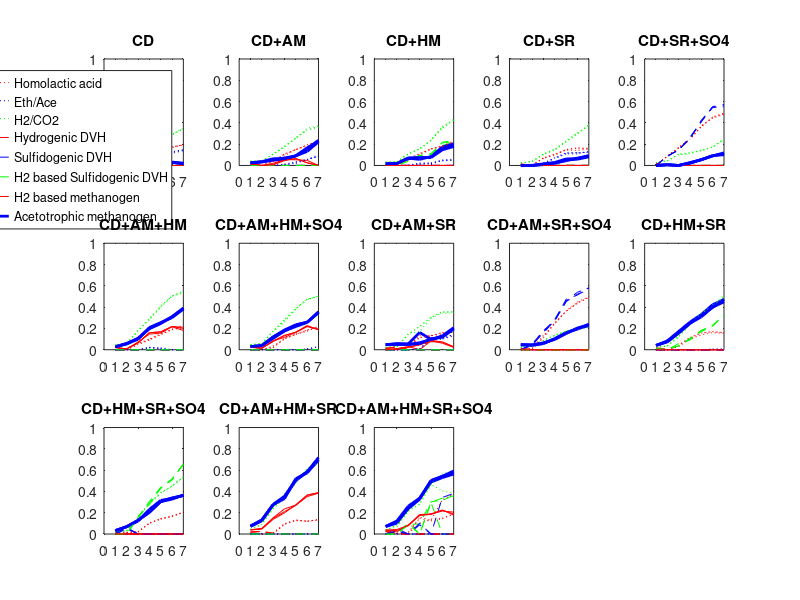

Reproduce this figure in MATLAB.
clear; clc
% copy and paste data from "mMole" tab in "balance_calculation"
data=[0.023876778	0.025063889	0.024173556	0.070261111	0.071679778	0.071679778	0.829298003	0.778314194	0.800909292	0	0	0	0	0	0	0.067179453	0.06888266	0.068031078	0	0	0	0	0	0	0.122284632	0.127540621	0.136399286	0.049167635	0.055606439	0.05649315	0	0	0	0	0	0
0.039322678	0.0646675	0.060571967	0.164712556	0.161662422	0.157583756	1.092988581	1.041541283	1.11361385	0	0	0	0	0	0	0.08784366	0.086797015	0.086845574	0.032146032	0.031902568	0.032104636	0	0	0	0.125402883	0.132110406	0.128566327	0.052400055	0.054211897	0.057790219	0	0	0	0	0	0
0.201495511	0.217788611	0.229466817	0.201051867	0.1927172	0.193816667	1.403143949	1.392831315	1.406996703	0.00015326	4.01E-05	0.000136749	0	0	0	0.180589224	0.186208117	0.181959614	0.075598918	0.068376791	0.071236047	0	0	0	0.362638122	0.312795445	0.352051363	0.187095091	0.171522887	0.186881984	0	0	0	0	0	0
0.630590278	0.598093111	0.614697828	0.222246911	0.220899178	0.220908044	1.663532167	1.668224995	1.676799544	0.001072403	0.001054881	0.00105487	0.003840183	0.003840183	0.003840183	0.293434348	0.283971928	0.296690775	0.115493397	0.1199209	0.117639198	0.001431563	0.001431563	0.001431563	0.522024234	0.50756422	0.527449187	0.331606185	0.322186571	0.333707693	0	0	0	0	0	0
0.717500267	0.725572622	0.732784322	0.120443556	0.119503689	0.116613156	1.900687989	1.898138799	1.882843656	0.002354124	0.002457275	0.002408427	0.006709121	0.00635006	0.00668644	0.445829276	0.425146135	0.446163448	0.170887988	0.170992582	0.17087234	0.001770203	0.001751325	0.001397143	0.836267725	0.76678187	0.834901043	0.510714634	0.494271865	0.526139063	0	0	0	0	0	0
0.925762689	0.928077556	0.927320772	0.108166933	0.1051966	0.106562067	2.110324143	2.084600493	2.0998377	0.000344343	0.000343917	0.000346858	0.005505363	0.005411231	0.005468454	0.611318572	0.61691862	0.620612677	0.231595707	0.228715564	0.219115494	0.002521558	0.002257447	0.003057881	1.170385602	1.123453709	1.155637569	0.82327836	0.830909792	0.830611525	0	0	0	0	0	0
1.024187656	1.027511567	1.021501817	0.111070044	0.107549978	0.110608978	2.352983899	2.404257389	2.372798061	0.000344343	0.000343917	0.000346858	0.002358306	0.002316577	0.002352573	0.775511405	0.779040423	0.779397104	0.274197522	0.272608162	0.272449965	0.00303519	0.003038182	0.003230714	1.372651266	1.344763712	1.370676592	0.966476019	0.970432309	0.990559997	0	0	0	0	0	0
																																			
0.044354444	0.045244778	0.066316	0.060153111	0.062458444	0.058025111	0.959074972	0.963130502	0.962551141	0	0	0	0	0	0	0.066653591	0.071826821	0.069083322	0	0	0	0	0	0	0.11789227	0.116019561	0.113689394	0.07602437	0.070528365	0.068740496	0.073058624	0.072895851	0.073327542	0	0	0
0.054428667	0.055704811	0.066316	0.134441756	0.138839622	0.134938289	1.241536862	1.189799883	1.215523532	0	0	0	0.000773247	0.000761005	0.000767126	0.08875221	0.080477319	0.083316529	0.04699469	0.044869525	0.045573324	0	0	0	0.176960777	0.174145844	0.203808495	0.105077625	0.107897818	0.109596821	0.078686061	0.078310293	0.078875133	0	0	0
0.323856989	0.300322511	0.328072617	0.192061067	0.193329	0.192273867	1.622606073	1.56159931	1.588742395	0	0	0	0.001436305	0.001487465	0.0014449	0.167567386	0.16145296	0.156657914	0.078587479	0.089411607	0.083963664	0	0	0	0.409571738	0.368239289	0.410312557	0.227302576	0.213946613	0.224216402	0.090116657	0.139231462	0.091686768	0	0	0
0.711729322	0.625277956	0.691327233	0.214435378	0.214878711	0.207767644	1.854200025	1.797422602	1.827897015	0.00163353	0.001613036	0.001665302	0.054206134	0.031787634	0.042995185	0.2434087	0.248403261	0.220883556	0.116560583	0.109433548	0.112243917	0.002172961	0.002156004	0.002611256	0.503164099	0.511570029	0.518523083	0.306219349	0.32214761	0.335653359	0.108673322	0.115661699	0.111117034	0	0	0
0.807008444	0.811845922	0.815097022	0.102187089	0.101717156	0.103020556	1.998658013	1.94999165	1.978090681	0.000609313	0.000266074	0.000396008	0.013223862	0.010175533	0.012154819	0.352895537	0.363460038	0.366628527	0.15836313	0.167413085	0.16145985	0.002782932	0.002608238	0.003449846	0.839583056	0.790994049	0.781167416	0.508091225	0.522984899	0.531790388	0.134620746	0.14267939	0.137233727	0	0	0
0.986127289	0.970546456	0.991144217	0.105852733	0.106774867	0.1052498	2.273472332	2.203485466	2.215101664	0.000258156	0.000171781	0.000189478	0.010132137	0.00795924	0.009089672	0.532776294	0.458720252	0.46378537	0.247048449	0.208086624	0.231265132	0.003085982	0.002936215	0.00276981	1.218188295	1.245346928	1.244268684	0.834938665	0.848734274	0.833373174	0.152311905	0.163122761	0.156145723	0	0	0
1.104347333	1.084552256	1.107316494	0.099472444	0.099543378	0.098426178	2.539943845	2.527371701	2.546143012	0.00021297	0.000171781	0.000189478	0.009227448	0.005807789	0.006874061	0.496712907	0.468552026	0.477095863	0.294497015	0.293271083	0.285036066	0.004419208	0.005377974	0.005207947	1.498071745	1.450261315	1.462759974	1.075968815	1.053148549	1.111495482	0.1719502	0.178577781	0.175817463	0	0	0
																																			
0.049993222	0.046431889	0.044354444	0.053414444	0.054567111	0.047562444	1.097542363	1.095224917	1.091459067	0	0	0	0	0	0	0.067297582	0.072629515	0.075368251	0	0	0	0	0	0	0.132386578	0.142780064	0.125665204	0.038872814	0.054171504	0.04525386	0.076811292	0.07716093	0.07659509	0	0	0
0.058553878	0.054636411	0.049680222	0.128093222	0.132375822	0.130256689	1.421660342	1.448658586	1.41236159	0	0	0	0	0	0	0.091554999	0.091798197	0.091705474	0.040727745	0.040830069	0.042042268	0	0	0	0.159226607	0.160692069	0.162261872	0.051977797	0.05530641	0.05283104	0.094824045	0.094216284	0.095190013	0	0	0
0.471978778	0.418440067	0.441944867	0.1925044	0.194277733	0.1947654	1.793285961	1.814896143	1.833232934	0.00163904	0.001380433	0.001509736	0.009339465	0.009204612	0.009272039	0.186734862	0.197636008	0.167975588	0.072256671	0.072109265	0.072821422	0	0	0	0.296664466	0.315555132	0.33719584	0.226832566	0.222687237	0.219880093	0.166125243	0.164288561	0.164484592	0	0	0
0.748737511	0.669438489	0.729343083	0.211145844	0.212688644	0.212688644	2.05048769	2.018970426	2.033744144	0.000943238	0.001039099	0.000916303	0.00743558	0.007422094	0.007428837	0.290077563	0.293620716	0.289958733	0.102395986	0.099258736	0.100265888	0.002263696	0.002246447	0.002257393	0.441781348	0.429816838	0.432901105	0.281945411	0.297889358	0.310226417	0.201592531	0.220373511	0.222303729	0	0	0
0.837546878	0.814427889	0.817529217	0.100094556	0.101992022	0.103570289	2.31730682	2.363887482	2.294566883	0.000241837	0.000228149	0.000227507	0.005839855	0.005691874	0.00549305	0.447317591	0.447915369	0.461033338	0.148534606	0.161688401	0.154424583	0.003083204	0.00384704	0.004194655	0.712466477	0.716751505	0.721635687	0.439150786	0.407224276	0.420000236	0.283542	0.28554791	0.283393302	0	0	0
0.969863867	0.939829956	0.951983006	0.101375067	0.106402467	0.1047444	2.538646075	2.558518173	2.561357044	0.000241837	0.000228149	0.000227507	0.003513768	0.003468724	0.003523874	0.618527449	0.694645153	0.679865471	0.231502828	0.228014679	0.229274338	0.003946601	0.004787414	0.005115547	0.98643479	0.999797113	0.981021198	0.828617021	0.831504682	0.810266287	0.359727857	0.361484459	0.356402663	0	0	0
1.115417144	1.086481311	1.10091955	0.097078444	0.098532578	0.097814378	2.87290288	2.884953598	2.88327345	0.000241837	0.000228149	0.000227507	0.003659345	0.003888222	0.003578484	0.757531354	0.795594151	0.78613571	0.288087555	0.295590504	0.296625981	0.005492984	0.005791995	0.007050467	1.246229632	1.235701619	1.221260836	1.016512645	1.003734541	0.959054069	0.41479598	0.423807253	0.410439185	0	0	0
																																			
0.043464111	0.063348222	0.05029	0.052084444	0.048803778	0.053325778	0.834801937	0.830167046	0.832774172	0	0	0	0	0	0	0.067699426	0.06899884	0.069901561	0	0	0	0	0	0	0.113803887	0.108124127	0.113705078	0.053036298	0.05381617	0.056681254	0	0	0	0.00014	0.00014	0.00014
0.081346411	0.108560933	0.100280833	0.116699556	0.113800156	0.113277022	0.954492223	0.958663625	0.961241784	0.002054845	0.001997403	0.002032704	0	0	0	0.086734941	0.093233645	0.09121683	0.038823655	0.034564448	0.036694051	0	0	0	0.159153418	0.152667513	0.157978555	0.090692153	0.088571041	0.087355929	0	0	0	0.00014	0.00014	0.00014
0.508690189	0.476103989	0.500217183	0.184418	0.176562133	0.178867467	1.268703121	1.275076097	1.275858235	0.003848925	0.00458718	0.004880482	0.000903685	0.000980142	0.000898533	0.178210775	0.179938946	0.182250362	0.078975406	0.074297458	0.082495477	0	0	0	0.40940398	0.443691227	0.433367929	0.221704082	0.228605661	0.250028144	0	0	0	0.00014	0.00014	0.00014
0.686859344	0.737222533	0.703404706	0.211066044	0.203635778	0.208175511	1.394158053	1.441723629	1.420229319	0.002785595	0.002906888	0.002978455	0.001649172	0.001895791	0.001768144	0.28160139	0.29145683	0.28844125	0.12558162	0.115313405	0.09824546	0.001764668	0.00192257	0.002243155	0.577410304	0.584778286	0.610132429	0.41554435	0.423439412	0.442051862	0	0	0	0.00014	0.00014	0.00014
0.899543756	0.899068911	0.900389572	0.099846289	0.098010889	0.098604956	1.577375323	1.633109896	1.625346452	0.002316978	0.002370377	0.002424134	0.002042703	0.002003915	0.002172467	0.418242925	0.41150806	0.401054175	0.142302834	0.130435236	0.142471851	0.002614652	0.002513136	0.002544547	0.87955463	0.891818633	0.927936143	0.667392955	0.68724713	0.693400353	0	0	0	0.00014	0.00014	0.00014
1.023669678	1.0092166	1.02297225	0.0893962	0.093067	0.089280933	1.811808147	1.861575297	1.826842577	0.001857892	0.001919284	0.001993406	0.004264975	0.003941598	0.003749652	0.516854671	0.542429647	0.532753885	0.152152353	0.104540843	0.149601885	0.003184688	0.003882943	0.00464002	1.183145941	1.205636917	1.235892068	0.847047139	0.836668988	0.83317936	0	0	0	0.00014	0.00014	0.00014
1.135538678	1.127139867	1.132867678	0.093815511	0.093256911	0.093079578	2.112288178	2.152669672	2.151771662	0.001396776	0.001501306	0.001639181	0.010105155	0.009640153	0.009739064	0.647889151	0.658713886	0.655620392	0.133276635	0.123630143	0.125651753	0.00370036	0.003727439	0.003681405	1.519483701	1.514008823	1.51559757	1.034830267	1.026409284	1.072484233	0	0	0	0.00014	0.00014	0.00014
																																			
0.053257778	0.041386667	0.047322222	0.054389778	0.053414444	0.053902111	0.702417842	0.755719097	0.72906847	0	0	0	0	0	0	0.073283199	0.071004701	0.074309061	0	0	0	0	0	0	0.151356698	0.151004849	0.151280656	0.05814011	0.059009126	0.058613317	0	0	0	0.00014	0.00014	0.00014
0.371980889	0.370793778	0.371387333	0.146190089	0.142545889	0.144367989	0.948785512	0.854465466	0.901625489	0.003971116	0.004336521	0.004153819	0	0	0	0.103962194	0.102868213	0.103631714	0.039024259	0.039247543	0.039135901	0	0	0	0.208585504	0.202564456	0.20573735	0.124685489	0.121520904	0.123179809	0	0	0	0.180753371	0.182555313	0.177014511
0.636571733	0.650520289	0.643546011	0.1615952	0.152719667	0.157157433	1.082988803	1.008830535	1.045909669	0.003589211	0.00395163	0.00377042	0	0	0	0.249399096	0.252921153	0.251376636	0.079826523	0.079848851	0.079837687	0	0	0	0.483267932	0.495344271	0.489326612	0.193361022	0.196190784	0.194795751	0	0	0	0.378120861	0.37982157	0.377850907
0.702262111	0.749331067	0.725796589	0.202757978	0.202350111	0.202554044	1.180112959	1.131446596	1.155779777	0.003286653	0.003359852	0.003323253	0.00090992	0.000876952	0.000893436	0.292418185	0.303427769	0.298139488	0.150179309	0.157870158	0.154024733	0.001764668	0.00192257	0.002243155	0.540826571	0.601293535	0.570913597	0.374419629	0.365744336	0.369997364	0	0	0	0.57642419	0.577389275	0.572885546
0.942190722	0.941404261	0.941797492	0.140216222	0.137769022	0.138992622	1.331001859	1.348150959	1.339576409	0.002501089	0.002590772	0.00254593	0.002428578	0.002900943	0.002674234	0.4018666	0.403029829	0.402664726	0.170009891	0.173199488	0.17160469	0.002614652	0.002513136	0.002544547	0.720928942	0.692524008	0.707264774	0.564756995	0.565841322	0.565830581	0	0	0	0.77504584	0.778798197	0.771294607
1.017140567	1.027794889	1.022467728	0.112999267	0.113353933	0.1131766	1.571112425	1.555585538	1.563348982	0.002019772	0.00205702	0.002038396	0.005357294	0.004150438	0.004675934	0.512301347	0.51356967	0.513152019	0.221759253	0.196153096	0.208956175	0.003184688	0.003882943	0.00464002	0.856618017	0.877509593	0.86567653	0.789815035	0.782657849	0.784876838	0	0	0	0.972823884	0.974305255	0.967946719
1.142972961	1.139560017	1.141266489	0.102292044	0.098115844	0.100203944	1.953977657	1.902182742	1.9280802	0.001215493	0.001283612	0.001249553	0.00618069	0.006099847	0.006133328	0.617043489	0.558993593	0.588235052	0.263306891	0.251621824	0.257464358	0.00370036	0.003727439	0.003681405	1.206843944	1.209350362	1.209846151	0.919843583	0.914646612	0.918282839	0	0	0	1.172267768	1.174716474	1.165709016
																																			
0.053257778	0.047915778	0.060380444	0.044547778	0.047119111	0.045611778	1.068574289	1.059883867	1.036709409	0	0	0	0	0	0	0.068741061	0.067465941	0.068132145	0	0	0	0	0	0	0.100996857	0.104220503	0.103402882	0.065015238	0.065569595	0.053909515	0.091008851	0.09049281	0.090618076	0	0	0
0.066893333	0.048849244	0.060380444	0.102734556	0.104144356	0.101156289	1.350978243	1.40514854	1.355323454	0	0	0	0	0	0	0.092017445	0.110179019	0.097499888	0.03766454	0.03500395	0.033649541	0	0	0	0.245353538	0.253838554	0.248766149	0.119396666	0.116848558	0.121343211	0.151632106	0.151734605	0.149588601	0	0	0
0.508423089	0.458653456	0.458877422	0.187751867	0.1930896	0.1911478	1.649198764	1.642246426	1.636336939	0.001467651	0.00140387	0.001371765	0	0	0	0.248332632	0.238216288	0.222968582	0.082733225	0.078438573	0.0806281	0	0	0	0.476712989	0.475936626	0.460564198	0.333231062	0.33597443	0.341961065	0.206553214	0.217389551	0.205839583	0	0	0
0.758145367	0.724104956	0.748041467	0.205985444	0.209071044	0.201924511	1.799682111	1.824015293	1.788674243	0.002091708	0.001888933	0.00197082	0.003669521	0.003624326	0.003524546	0.323564783	0.356512621	0.357274801	0.126655707	0.12046591	0.123986308	0.002075167	0.002286659	0.002189004	0.53968688	0.51880614	0.534451169	0.627846659	0.621925574	0.622018654	0.344846925	0.351203755	0.348347548	0	0	0
0.918062689	0.871527933	0.870268011	0.084657689	0.089206289	0.085393622	1.989851719	2.002365927	2.022122153	0.00238759	0.002870971	0.002648996	0.008020793	0.005394976	0.00545489	0.474056872	0.495267429	0.511121518	0.170225733	0.170736619	0.175344988	0.003338993	0.002363884	0.002899542	0.989831094	0.978951449	0.980046235	0.853193552	0.842356445	0.847184345	0.403903174	0.414032772	0.409939538	0	0	0
1.052872611	1.067355367	1.046211333	0.0861776	0.085840667	0.086381533	2.288477794	2.328917224	2.297168216	0.001430354	0.001286388	0.001393386	0.003331902	0.003346035	0.003202655	0.615268892	0.603854979	0.605300697	0.234760927	0.247801376	0.2419781	0.003779005	0.003548176	0.003541202	1.181652889	1.170178534	1.16972284	0.994433602	0.983857543	1.002141265	0.52412521	0.544148989	0.536187936	0	0	0
1.156194411	1.150614989	1.145081467	0.087936911	0.087156644	0.086660111	2.631772637	2.646082865	2.710334052	0.000634339	0.000642372	0.000637386	0.003689879	0.00392697	0.003021076	0.585247698	0.595829806	0.616514869	0.295913515	0.298421649	0.265714477	0.005198987	0.005533737	0.00533261	1.459091474	1.410461177	1.403016624	1.128987049	1.140341085	1.152132945	0.600673812	0.623845114	0.630799174	0	0	0
																																			
0.047619	0.056522333	0.065425667	0.050843111	0.048715111	0.046587111	1.084217049	1.087693218	1.099280447	0	0	0	0	0	0	0.07731343	0.079193916	0.076453275	0	0	0	0	0	0	0.105560139	0.10632001	0.108626434	0.074677554	0.071320195	0.079080522	0.09025588	0.089646583	0.089854098	0	0	0
0.067516567	0.056522333	0.072858567	0.119856089	0.119731956	0.117923156	1.465518005	1.438635632	1.447326054	0	0	0	0	0	0	0.109247774	0.113432445	0.11597649	0.039820263	0.040603637	0.039761067	0	0	0	0.208701285	0.209255054	0.204689349	0.089183144	0.086620169	0.08909776	0.141196762	0.143279181	0.139559196	0	0	0
0.372647256	0.3240216	0.327596389	0.1879026	0.193284667	0.187858267	1.713623759	1.732684751	1.69751751	0	0	0	0	0	0	0.236462617	0.269863717	0.240118719	0.080476171	0.07087161	0.072890281	0.001963652	0.00187633	0.001957493	0.394476324	0.412990434	0.408374986	0.322834759	0.318964973	0.336398391	0.275736736	0.269769679	0.26433275	0	0	0
0.709740911	0.7315703	0.7264495	0.207342044	0.208140044	0.204690911	1.915032979	1.932182079	1.914743299	0	0	0	0.001073564	0.001009779	0.001004231	0.287012333	0.346391938	0.323684396	0.146461591	0.135691692	0.133709664	0.002678477	0.002053563	0.001100304	0.594020745	0.609622631	0.58883347	0.521785851	0.550433732	0.531741648	0.322245708	0.322836595	0.32376207	0	0	0
0.839505611	0.849820022	0.845975367	0.096583356	0.097248356	0.094783422	2.108562884	2.107172416	2.09222489	0.001157076	0.001129886	0.001129886	0.001289782	0.001283404	0.001282849	0.458451317	0.474961945	0.473389676	0.180237065	0.181434324	0.183611643	0.003234016	0.002861416	0.0035049	0.90589598	0.938768691	0.901832763	0.735210221	0.756853134	0.713229639	0.424238126	0.418059373	0.414307674	0	0	0
1.012718578	0.990921633	1.0279136	0.094663	0.096063933	0.090717333	2.297515832	2.309160998	2.290737303	0.001118361	0.001173343	0.001046191	0.002831807	0.002904521	0.002596344	0.603809065	0.606366915	0.612283064	0.240370588	0.224245752	0.229759051	0.005770169	0.007432374	0.004761855	0.99923629	1.037065576	1.035475098	0.895388697	0.91284714	0.911218881	0.48494194	0.477185483	0.478055803	0	0	0
1.119720422	1.124307022	1.113577122	0.094134711	0.095455844	0.095730711	2.626442512	2.646082865	2.670300175	0.000215973	0.000219024	0.000206309	0.004155741	0.004112076	0.00398098	0.581627437	0.596996909	0.594427515	0.301121796	0.294310266	0.300027138	0.007289557	0.007194133	0.007401742	1.273863541	1.263096797	1.286280973	1.144871429	1.13993349	1.150606639	0.534359358	0.530713795	0.528275968	0	0	0
																																			
0.060380444	0.049993222	0.052367444	0.061926444	0.053591778	0.053591778	0.664179985	0.657807009	0.654910202	0.001235289	0.001279738	0.00109021	0	0	0	0	0	0	0	0	0	0	0	0	0.133246589	0.148492719	0.146818972	0.066812499	0.068062752	0.066454806	0.073598542	0.073453035	0.073650393	0.00014	0.00014	0.00014
0.060779711	0.056773211	0.069178522	0.155101089	0.156306956	0.162070289	0.933953859	0.983141647	0.966050484	0.002776128	0.00271962	0.002707036	0	0	0	0.069466937	0.068550358	0.071285197	0.034929952	0.035003939	0.034476519	0	0	0	0.123949749	0.127526029	0.146384888	0.150050259	0.159730606	0.136032447	0.082617761	0.082359963	0.082312966	0.00014	0.00014	0.00014
0.3437411	0.351902489	0.307059367	0.195971267	0.192681733	0.1934354	1.257666285	1.301408075	1.300017608	0.00741206	0.007475991	0.007419801	0	0	0	0.253828184	0.257807066	0.259111186	0.076260963	0.076069663	0.085380079	0	0	0	0.494214194	0.491983953	0.494722514	0.310818621	0.333849906	0.314678044	0.090778809	0.090675511	0.091568119	0.00014	0.00014	0.00014
0.705793767	0.7742604	0.742890989	0.209913378	0.212475844	0.213247244	1.412147226	1.425066987	1.399401274	0.005490597	0.005811416	0.005022934	0	0	0	0.327587977	0.05453329	0.323540362	0.145279005	0.136846609	0.137730182	0	0	0	0.711083608	0.706757553	0.68266351	0.427929816	0.437999692	0.399757271	0.106156297	0.105220587	0.105026042	0.00014	0.00014	0.00014
0.869242744	0.874258289	0.855501933	0.102293489	0.103428422	0.108118889	1.710078067	1.717667702	1.688467884	0.005452858	0.00551257	0.005402222	0.00781876	0.00781876	0.00781876	0.555329349	0.526703562	0.532804313	0.149401183	0.147464658	0.153614898	0	0	0	0.85292867	0.847230461	0.907934167	0.824700102	0.798022027	0.808292996	0.127305765	0.126639623	0.1277589	0.00014	0.00014	0.00014
1.0094837	1.018802522	1.014499244	0.106508867	0.104354267	0.105285267	1.884373171	1.886053319	1.868266922	0.004683532	0.004710378	0.004661581	0.010258073	0.010199691	0.010128947	0.587790732	0.552706523	0.597973793	0.151717824	0.167218265	0.175382334	0	0	0	1.107366444	1.122261905	1.136999612	0.932863044	0.903078669	0.906491998	0.141774363	0.140382922	0.141703675	0.00014	0.00014	0.00014
1.1098674	1.123934667	1.115773278	0.105448578	0.103737311	0.104393444	2.123614695	2.147194706	2.075006268	0.004595439	0.004490077	0.004441638	0.015243923	0.015238085	0.01523101	0.527273049	0.509983417	0.535571769	0.158550899	0.141803717	0.147253962	0	0	0	1.306972896	1.289344898	1.313135449	1.114891434	1.122646164	1.092444638	0.156094862	0.154971086	0.156900376	0.00014	0.00014	0.00014
																																			
0.064832111	0.068987	0.058599778	0.064320444	0.053414444	0.062724444	0.649116587	0.640426165	0.639846804	3.85E-05	0.000124007	8.13E-05	0	0	0	0	0	0	0	0	0	0	0	0	0.139443894	0.148677932	0.152418867	0.061751726	0.073247352	0.064703542	0.072992135	0.07312103	0.07309179	0.00014	0.00014	0.00014
0.064832111	0.068987	0.072769533	0.167842489	0.164446556	0.152254889	0.890733493	0.939110176	0.952377553	0.001192575	0.001348004	0.001165721	0	0	0	0.082216801	0.092206625	0.085001264	0.040013245	0.037847891	0.038930568	0	0	0	0.175869056	0.176450458	0.173329871	0.121568097	0.14824108	0.139460866	0.079500191	0.079794545	0.080102009	0.180753371	0.182555313	0.177014511
0.390855956	0.372841544	0.4225356	0.201184867	0.1978244	0.192566467	1.206218986	1.19984601	1.206334859	0.003127595	0.00331165	0.003416248	0	0	0	0.232490401	0.217389745	0.222337427	0.080052109	0.084439059	0.086945351	0	0	0	0.425555258	0.432004981	0.406052159	0.31590524	0.319265164	0.325649689	0.088009319	0.088640775	0.088222872	0.378120861	0.37982157	0.377850907
0.700675733	0.745756278	0.691756178	0.211243378	0.209363644	0.209558711	1.372345093	1.364929267	1.373677625	0.004523201	0.004761362	0.004653529	0	0	0	0.30651742	0.308785604	0.302327042	0.15290911	0.166696504	0.164072714	0	0	0	0.640850305	0.660544763	0.637319124	0.523494729	0.506584578	0.492795456	0.098891306	0.103063877	0.100227979	0.57642419	0.577389275	0.572885546
0.803671078	0.818895778	0.812854967	0.115717622	0.112029089	0.111177889	1.514369763	1.494323857	1.526941907	0.005695706	0.005957109	0.006566112	0	0	0	0.463020409	0.451061429	0.453744742	0.180121663	0.184206089	0.184994582	0	0	0	0.82956783	0.841683509	0.8226159	0.834099898	0.793555207	0.795582216	0.116844147	0.120671814	0.117532343	0.77504584	0.778798197	0.771294607
0.982404111	1.002881778	0.997850011	0.110720533	0.107971867	0.107821133	1.691271994	1.66786579	1.679163339	0.004348925	0.004408717	0.004520739	0.00446303	0.004496891	0.004827871	0.455060124	0.437994019	0.445346296	0.238556629	0.232044102	0.230996992	0	0	0	0.989174202	0.961346163	0.942283045	0.907587253	0.903182892	0.928607171	0.127677587	0.131743205	0.130601252	0.972823884	0.974305255	0.967946719
1.106351967	1.114869489	1.120195267	0.111912378	0.106494844	0.102770844	1.876111476	1.861395695	1.882542388	0.004277553	0.004516569	0.00440325	0.012988541	0.014139283	0.014665451	0.440460305	0.436824845	0.439504993	0.263182843	0.270175455	0.274739146	0	0	0	1.095637325	1.09830028	1.087090245	1.020908976	0.964359167	0.998152992	0.142350773	0.145257948	0.144432435	1.172267768	1.174716474	1.165709016
																																			
0.031593	0.056225556	0.064535333	0.051463778	0.048626444	0.049956444	0.722405813	0.722985174	0.726751024	0	0	0	0	0	0	0.059248823	0.05515568	0.056345972	0	0	0	0	0	0	0.090508563	0.109972597	0.094782515	0.063629081	0.071422855	0.064941724	0.111057137	0.110482527	0.111271389	0.00014	0.00014	0.00014
0.057900967	0.076687	0.065053311	0.107948156	0.123979089	0.129254756	0.996553865	0.999508609	0.988297964	0.000834669	0.000822731	0.000710777	0	0	0	0.084352998	0.088982981	0.090940406	0.037433229	0.039299407	0.03998191	0	0	0	0.166349716	0.142050477	0.13400703	0.122938343	0.102602941	0.102691348	0.21278101	0.214859662	0.209433548	0.00014	0.00014	0.00014
0.397546911	0.33279	0.286670733	0.190580333	0.187140067	0.190447333	1.319571057	1.296744216	1.297120801	0.002139735	0.00214544	0.002236345	0.000416467	0.000516671	0.000317738	0.201847487	0.201773613	0.202636943	0.077985068	0.081053027	0.08395425	0.002429956	0.002338882	0.001698857	0.415341577	0.403535209	0.399644115	0.336804409	0.297717424	0.305865131	0.379003621	0.377068539	0.367866219	0.00014	0.00014	0.00014
0.727280478	0.735471544	0.695762678	0.211731044	0.207811978	0.206242578	1.486624143	1.480598784	1.469504011	0.00352415	0.003429057	0.003763394	0.001756575	0.00176321	0.001885748	0.307709789	0.320768827	0.320738152	0.142500912	0.145629922	0.131412665	0.003422372	0.003025542	0.003748914	0.779985844	0.74320497	0.742695678	0.608266914	0.57652944	0.599066217	0.477894087	0.483910144	0.468993142	0.00014	0.00014	0.00014
0.867669822	0.864791078	0.832293911	0.085881289	0.086803422	0.091813089	1.679690558	1.77754471	1.669812445	0.003751237	0.001747918	0.002702599	0.003185999	0.003210415	0.003123987	0.446382834	0.457721012	0.488296451	0.168394089	0.178406556	0.148581182	0.004639889	0.004703133	0.004552218	1.008345226	0.984774531	0.988727	0.822631099	0.819057497	0.799904841	0.615213401	0.618436498	0.61377375	0.00014	0.00014	0.00014
1.032810433	1.040793756	1.004112022	0.085663333	0.086106667	0.093856133	1.830173905	1.859257851	1.840573444	0.003642004	0.00340081	0.003704994	0.005270496	0.00544592	0.00552321	0.501732368	0.543398448	0.540078526	0.155886404	0.153352649	0.148909098	0.005848556	0.006716612	0.000930231	1.144335834	1.16606052	1.144673437	1.008612414	0.976057642	0.977297704	0.768234021	0.764272092	0.763540201	0.00014	0.00014	0.00014
1.137200633	1.115595211	1.091763956	0.088708311	0.092964311	0.097122778	2.131233298	2.156087905	2.204551491	0.003022378	0.002764398	0.002869351	0.006381575	0.006506354	0.00645313	0.725388426	0.689834054	0.713250149	0.138280385	0.139862368	0.137508016	0.006667262	0.005348054	0.005160425	1.355224063	1.31419565	1.29529213	1.25616674	1.210052477	1.200425623	0.896242464	0.899502294	0.865557271	0.00014	0.00014	0.00014
																																			
0.051180333	0.053554556	0.047322222	0.052439111	0.053591778	0.050133778	0.641005527	0.665338708	0.657807009	0	0	0	0	0	0	0.04268191	0.054073904	0.048692953	0	0	0	0	0	0	0.084336473	0.089271468	0.099183951	0.050663783	0.057081064	0.053799293	0.089834828	0.089958159	0.089761671	0.00014	0.00014	0.00014
0.064608144	0.053554556	0.065409444	0.132163022	0.125805622	0.139469156	0.968715547	0.956085467	0.998205045	0.000164957	0.000188178	0.000210986	0	0	0	0.086636117	0.109196625	0.090001376	0.038849181	0.031822702	0.035978982	0	0	0	0.156233412	0.174420514	0.160810643	0.109402508	0.140070347	0.116960611	0.179377639	0.17790497	0.180642664	0.180753371	0.182555313	0.177014511
0.276224156	0.3021194	0.279518389	0.1909616	0.195394933	0.1910414	1.169255725	1.141793991	1.148804265	0.001817051	0.001770883	0.0018144	0.000411001	0.000411001	0.000411001	0.200615218	0.20546673	0.202480332	0.076644033	0.076361624	0.079144186	0.001924723	0.002492162	0.002774177	0.359779287	0.361830178	0.357546788	0.28852235	0.273775136	0.299094434	0.292361615	0.295065644	0.293466814	0.378120861	0.37982157	0.377850907
0.715854533	0.7374465	0.723363011	0.210835511	0.209913378	0.211757644	1.277098068	1.274027453	1.266321945	0.000588768	0.0004404	0.00050012	0.007716771	0.009089439	0.00739562	0.319543417	0.325629048	0.322737637	0.139227217	0.145409245	0.13176798	0.003841883	0.004441242	0.003763609	0.66777135	0.68230584	0.684467305	0.541560033	0.585282534	0.522596977	0.400176645	0.433280391	0.405960794	0.57642419	0.577389275	0.572885546
0.848082489	0.851660044	0.844165022	0.091848556	0.092699756	0.093524356	1.398323662	1.412518018	1.412923571	0.002604974	0.002724243	0.002940231	0.003068964	0.002489889	0.002526589	0.386473894	0.393595335	0.40523652	0.162830754	0.17569068	0.171805312	0.004483378	0.003570862	0.004529886	0.800080459	0.816890459	0.8195808	0.733825572	0.766587924	0.748016338	0.564692318	0.573308794	0.5685506	0.77504584	0.778798197	0.771294607
0.9656793	1.003000489	0.982358211	0.0962856	0.093155667	0.097810667	1.563175173	1.555237921	1.55541173	0.00220534	0.002032974	0.001811384	0.003138876	0.003087839	0.003032369	0.475022883	0.476999898	0.501448388	0.194559327	0.197788091	0.203240014	0.006534701	0.004903103	0.005245812	0.960221888	0.967952892	0.948878944	0.836903087	0.818860585	0.822716841	0.657292796	0.660738519	0.660670361	0.972823884	0.974305255	0.967946719
1.102151178	1.0970925	1.098500811	0.097495178	0.096803578	0.098931578	1.843609298	1.851140997	1.860352844	0.002233562	0.002075216	0.002083792	0.003096454	0.003119432	0.003079065	0.615948575	0.625961856	0.619373699	0.272799452	0.282196849	0.274720864	0.012936675	0.01252632	0.012774601	1.034053713	1.045535653	1.046192095	0.965931819	0.975574264	0.970878176	0.730131977	0.743274209	0.742655916	1.172267768	1.174716474	1.165709016
																																			
0.055335222	0.055038444	0.053851333	0.047296444	0.047207778	0.047385111	0.695465505	0.690251251	0.690251251	0	0	0	0	0	0	0.049658895	0.04165266	0.035537563	0	0	0	0	0	0	0.077906828	0.078629519	0.07162475	0.095564152	0.088776281	0.095628552	0.168919661	0.165497347	0.167317458	0.00014	0.00014	0.00014
0.092623967	0.083690956	0.087430356	0.137323422	0.131817222	0.135115622	1.112049574	1.116742402	1.114424956	0.003970529	0.004107923	0.00451576	0	0	0	0.131031783	0.122582561	0.112615687	0.042325921	0.045155618	0.044199802	0	0	0	0.26540415	0.238118458	0.250869846	0.221357979	0.240682812	0.229220091	0.27928771	0.275699964	0.279556209	0.00014	0.00014	0.00014
0.240225011	0.343474	0.303082544	0.183123467	0.185313533	0.183974667	1.271918577	1.282347083	1.268210663	0.004443241	0.003026044	0.004277389	0.003607371	0.003527026	0.003567198	0.262850618	0.264488602	0.265074395	0.079675917	0.075017456	0.076837571	0	0	0	0.508330262	0.504506429	0.512208898	0.431437343	0.43660153	0.440491031	0.649823989	0.654901116	0.659896375	0.00014	0.00014	0.00014
0.733512811	0.783965033	0.743959389	0.208680911	0.208663178	0.209549844	1.382889472	1.385670407	1.381730749	0.003540658	0.005640123	0.005654907	0.00535432	0.005631117	0.005607981	0.31269811	0.378626584	0.325079049	0.138483931	0.14259898	0.138265051	0.003538154	0.003514395	0.003648261	0.698369253	0.653634784	0.69177853	0.583419197	0.617170723	0.606474546	0.765740924	0.759111362	0.781204707	0.00014	0.00014	0.00014
0.899039233	0.901057322	0.900760544	0.086626089	0.089738289	0.088656556	1.542642603	1.544438624	1.59530656	0.00302819	0.003099273	0.00330188	0.002910634	0.002985112	0.003086516	0.400529754	0.402025054	0.400735946	0.16280401	0.166132325	0.150683125	0.004077842	0.004002876	0.004315613	0.950966435	0.991279984	1.009941498	0.933451812	0.978379689	0.935495886	0.970275685	0.981147891	1.000845756	0.00014	0.00014	0.00014
1.015686356	1.026934233	1.027052944	0.088500667	0.088846467	0.087365733	1.703322712	1.703438584	1.725396384	0.002215284	0.002181264	0.002381034	0.002127713	0.002164971	0.003306982	0.578301879	0.562182655	0.567880059	0.141911404	0.135795183	0.131858141	0.004719978	0.004363175	0.004622721	1.108495884	1.125276534	1.134978112	1.167969184	1.163654508	1.124635606	1.160880887	1.121194449	1.199954299	0.00014	0.00014	0.00014
1.1544731	1.168273267	1.177681122	0.091545644	0.091829378	0.087351711	1.978079094	2.011102698	1.996676597	0.001587678	0.001593796	0.001787169	0.00146626	0.001809256	0.00180967	0.560767888	0.540567364	0.541293109	0.133748436	0.127128121	0.13570408	0.012936623	0.01277368	0.01265799	1.292164204	1.290458904	1.318065463	1.277414376	1.27934784	1.291145633	1.361856711	1.35630781	1.403454108	0.00014	0.00014	0.00014
																																			
0.038715667	0.033967222	0.044651222	0.052084444	0.052084444	0.051197778	0.70937018	0.713715391	0.731385916	0	0	0	0	0	0	0.042656665	0.044296824	0.042744569	0	0	0	0	0	0	0.073792541	0.076530753	0.076634316	0.086829266	0.088978224	0.089722264	0.166817866	0.165850179	0.169123928	0.00014	0.00014	0.00014
0.055348678	0.0673385	0.074639233	0.133368889	0.124413556	0.139841556	0.96280606	0.980042063	0.974856778	0.004445909	0.004325402	0.004482579	0	0	0	0.130432107	0.117835043	0.126480476	0.044426862	0.043810375	0.04357344	0	0	0	0.220275772	0.247469827	0.207138832	0.211881725	0.223084042	0.209138567	0.224462892	0.264953902	0.264002323	0.180753371	0.182555313	0.177014511
0.288421722	0.333116456	0.2665492	0.1936216	0.189090733	0.1887804	1.089072098	1.120154841	1.117750491	0.003386038	0.00335202	0.003396648	0.000472861	0.000572033	0.000522447	0.233314454	0.202485991	0.236182837	0.076215069	0.080753676	0.077755764	0.009970446	0.01284249	0.009838203	0.429463979	0.430358534	0.433719704	0.45612543	0.470718434	0.441048079	0.521573284	0.518354884	0.509684399	0.378120861	0.37982157	0.377850907
0.770728744	0.773221678	0.761261533	0.215171311	0.212227578	0.211739911	1.219625411	1.229851141	1.219567475	0.002947792	0.002928104	0.003101041	0.001950591	0.00200571	0.001803607	0.272914799	0.276140616	0.290086271	0.144953153	0.1519577	0.153824106	0.004123837	0.003272381	0.00098382	0.550922101	0.535475404	0.537364935	0.52780083	0.529500699	0.514431816	0.755157914	0.755166951	0.755463448	0.57642419	0.577389275	0.572885546
0.882686778	0.893519167	0.874050544	0.091352022	0.090367822	0.091653489	1.370746056	1.37338215	1.380537265	0.002054481	0.001967219	0.002075485	0.000929836	0.001023475	0.000981672	0.382219966	0.365349881	0.362743048	0.169064587	0.156247201	0.146552367	0.004517739	0.004454151	0.003874558	0.678989885	0.684702828	0.663163751	0.893398481	0.900953111	0.897713575	0.951056593	0.972143299	0.964676154	0.77504584	0.778798197	0.771294607
1.018980589	1.030703311	1.009869511	0.0891036	0.086213067	0.091063133	1.522098445	1.527341667	1.538146758	0.001815209	0.001774341	0.001790829	0.001843531	0.00187827	0.001845694	0.515646734	0.536078089	0.516913562	0.186977603	0.189536899	0.183258512	0.007192443	0.006764715	0.006711645	0.916472338	0.914580702	0.923175665	0.980676419	1.028065633	1.021411067	1.123591641	1.131093652	1.122970162	0.972823884	0.974305255	0.967946719
1.144560722	1.131087011	1.148359478	0.095916911	0.096954311	0.094551444	1.906064464	1.902037902	1.897663723	0.001143734	0.001119812	0.00118231	0.002363813	0.00243261	0.002208461	0.489472355	0.490604145	0.492109781	0.22665856	0.235758236	0.234835666	0.005878379	0.00518797	0.004268612	1.066553345	1.078349252	1.064510003	0.980613001	1.008371751	1.022359743	1.198567838	1.195022848	1.244491886	1.172267768	1.174716474	1.165709016];
i=0;
j=0;
col=colormap(hsv(13))
t={'CD','CD+AM','CD+HM','CD+SR','CD+SR+SO4','CD+AM+HM','CD+AM+HM+SO4','CD+AM+SR','CD+AM+SR+SO4','CD+HM+SR','CD+HM+SR+SO4','CD+AM+HM+SR','CD+AM+HM+SR+SO4'}
% define overall reaction stoichiometries (lowest whole intergers on a mole basis)
 a=[-1,-1,-1, 0,  0,  0, 0, 0;  % glucose
     0, 1, 2, 1,  1,  0, 0,-1;  % acetate
     2, 0, 0,-1, -1,  0, 0, 0;  % lactate
     0, 1, 0, 0,  0,  0, 0, 0;  % ethanol
     0, 0, 4, 2,  0, -2,-4, 0;  % hydrogen
    0, 2, 2, 1,  1,  0,-1, 1;  % Carbon dioxide
     0, 0, 0, 0,  0,  0, 1, 1;  % Methane
     0, 0, 0, 0,0.5,0.5, 0, 0]; % Sulfide
 for c=1:13
  j=j+1;
  % set the present metabolisms that are being fit based on the populations present
  if c==1;     b=[a(:,1:3) zeros(8,4) a(:,8)];
  elseif c==2; b=[a(:,1:3) zeros(8,3) a(:,7:8)];
  elseif c==3; b=[a(:,1:3) zeros(8,2) a(:,6) zeros(8,1) a(:,8)];
  elseif c==4; b=[a(:,1:4) zeros(8,3) a(:,8)];
  elseif c==5; b=[a(:,1:5) zeros(8,2) a(:,8)];
  elseif c==6; b=[a(:,1:3) zeros(8,2) a(:,6:8)];
  elseif c==7; b=[a(:,1:3) zeros(8,2) a(:,6:8)];
  elseif c==8; b=[a(:,1:4) zeros(8,2) a(:,7:8)];
  elseif c==9; b=[a(:,1:5) zeros(8,1) a(:,7:8)];
  elseif c==10;b=[a(:,1:4) zeros(8,1) a(:,6) zeros(8,1) a(:,8)];
  elseif c==11;b=[a(:,1:6) zeros(8,1) a(:,8)];
  elseif c==12;b=[a(:,1:4) zeros(8,1) a(:,6:8)]; 
  elseif c==13;b=a(:,1:8); end
  for rep=1:3
    for d=1:7
      i=i+1;
      p(i,:)=data(((c-1)*7+d),[1 16 19 22 25 28 31 34]+rep-1); 
      p(i,5)=data(((c-1)*7+d),25+rep-1); 
      p(i,1)=-(data(((c-1)*7+d),1+rep-1)-data(((c-1)*7+d),4+rep-1)); 
      sol2(:,i) = lsqnonneg(b,p(i,:)');  cm(i,:)=b*sol2(1:end,i);
    end
    % PLOTS A plot the participating metabolisms
     subplot(3,5,j);plot([1:7],sol2(1,i-6:i),':r',[1:7],sol2(2,i-6:i),':b',[1:7],sol2(3,i-6:i),':g',[1:7],sol2(4,i-6:i),'--r',[1:7],sol2(5,i-6:i),'--b',[1:7],sol2(6,i-6:i),'--g',[1:7],sol2(7,i-6:i),'r',[1:7],sol2(8,i-6:i),'b','LineWidth',2); hold on;
    axis([0 7 0 1]);
    title(t{j})
  end
if c==1;
  % PLOTS A
  legend({'Homolactic acid','Eth/Ace','H2/CO2','Hydrogenic DVH','Sulfidogenic DVH','H2 based Sulfidogenic DVH','H2 based methanogen','Acetotrophic methanogen'});

end
end
